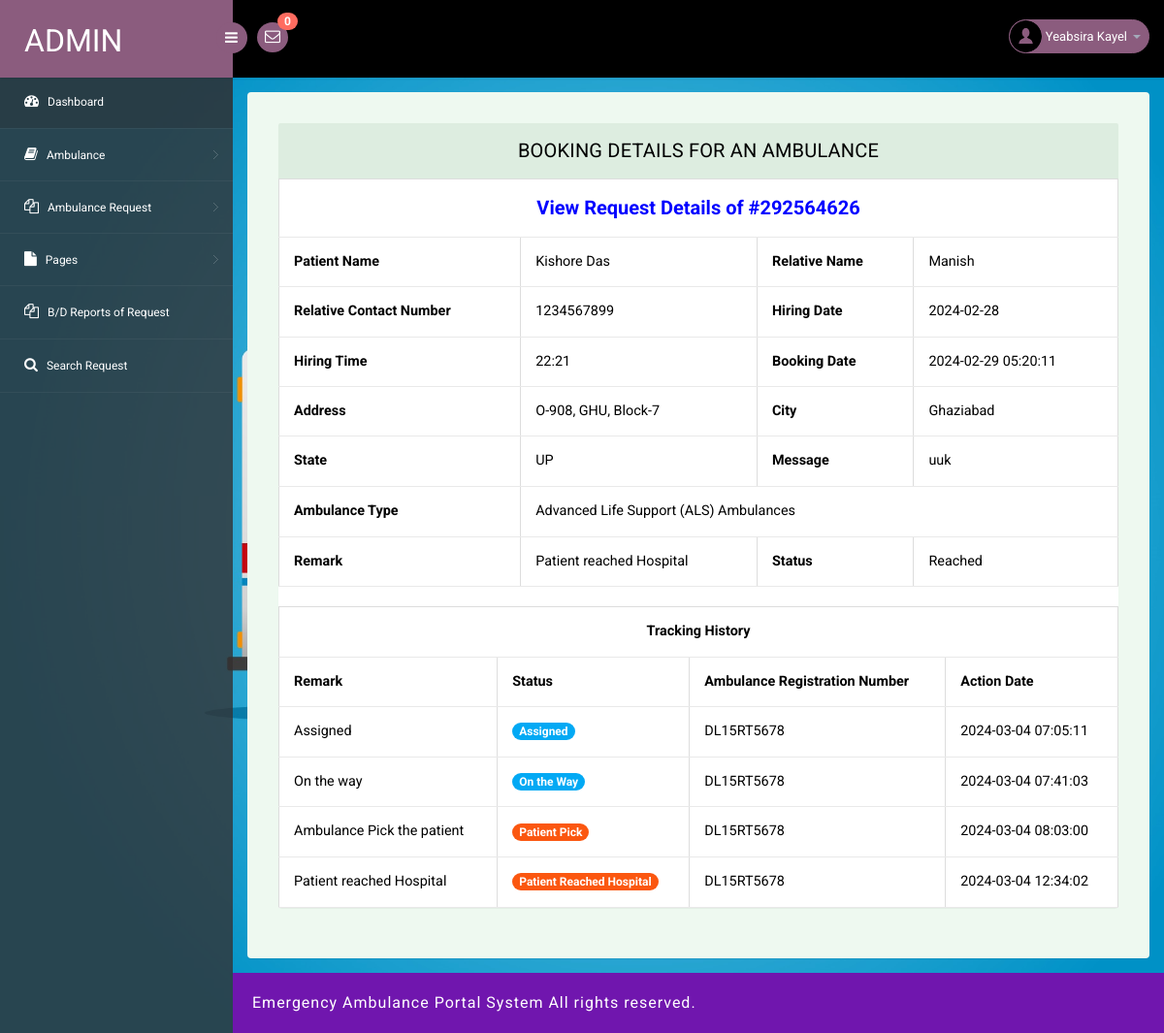
The app's page /eahp/admin/booking-details.php?id=1&&bookingnum=292564626 (signed in) with its own data.
### tables this page shows
CREATE TABLE `tblambulancehiring` (
  `ID` int(11) NOT NULL,
  `BookingNumber` int(10) DEFAULT NULL,
  `PatientName` varchar(250) DEFAULT NULL,
  `RelativeName` varchar(250) DEFAULT NULL,
  `RelativeConNum` bigint(11) DEFAULT NULL,
  `HiringDate` varchar(250) DEFAULT NULL,
  `HiringTime` varchar(250) DEFAULT NULL,
  `AmbulanceType` int(5) DEFAULT NULL,
  `Address` mediumtext DEFAULT NULL,
  `City` mediumtext DEFAULT NULL,
  `State` mediumtext DEFAULT NULL,
  `Message` longtext DEFAULT NULL,
  `BookingDate` timestamp NULL DEFAULT current_timestamp(),
  `Remark` varchar(250) DEFAULT NULL,
  `Status` varchar(250) DEFAULT NULL,
  `AmbulanceRegNo` varchar(250) DEFAULT NULL,
  `UpdationDate` timestamp NULL DEFAULT NULL ON UPDATE current_timestamp()
);

CREATE TABLE `tbltrackinghistory` (
  `ID` int(10) NOT NULL,
  `BookingNumber` int(10) DEFAULT NULL,
  `AmbulanceRegNum` varchar(250) DEFAULT NULL,
  `Remark` varchar(250) DEFAULT NULL,
  `Status` varchar(250) DEFAULT NULL,
  `UpdationDate` timestamp NULL DEFAULT current_timestamp()
);

### eahp/admin/booking-details.php (the view, shortened to what this page needs)
<?php
include('includes/dbconnection.php');
if (strlen($_SESSION['eahpaid']==0)) {
  header('location:logout.php');
  } else{
?>
<!DOCTYPE html>
<head>
<link rel="stylesheet" href="css/bootstrap.min.css" >
<link href="css/style.css" rel='stylesheet' type='text/css' />
<link href="css/style-responsive.css" rel="stylesheet"/>
<link rel="stylesheet" href="css/font.css" type="text/css"/>
<link href="css/font-awesome.css" rel="stylesheet">
</head>
<body>
<section id="container">
<?php include_once('includes/header.php');?>
<?php include_once('includes/sidebar.php');?>
<section id="main-content">
  <section class="wrapper">
    <div class="table-agile-info">
 <div class="panel panel-default">
    <div class="panel-heading">
 Booking Details for an Ambulance
    </div>
    <div>
<?php
$id = $_GET['id'];
$ret = mysqli_query($con, "SELECT * FROM tblambulancehiring WHERE ID = '$id'");
while ($row = mysqli_fetch_array($ret)) {
?>
<table border="1" class="table table-bordered mg-b-0">
    <tr align="center">
        <th colspan="6" style="font-size:20px;color:blue;text-align: center;">
            View Request Details of #<?php echo $row['BookingNumber']; ?></th>
    </tr>
    <tr>
        <th>Patient Name</th>
        <td><?php echo $row['PatientName']; ?></td>
        <th>Relative Name</th>
        <td><?php echo $row['RelativeName']; ?></td>
    </tr>
    <tr>
    <th>Relative Contact Number</th>
    <td><?php  echo $row['RelativeConNum'];?></td>
    <th>Hiring Date</th>
    <td><?php  echo $row['HiringDate'];?></td>
  </tr>
  <tr>
    <th>Hiring Time</th>
    <td><?php  echo $row['HiringTime'];?></td>
     <th>Booking Date</th>
     <td><?php  echo $row['BookingDate'];?></td>
     <tr>
        <tr>
    <th>Address</th>
    <td><?php  echo $row['Address'];?></td>
    <th>City</th>
    <td><?php  echo $row['City'];?></td>
  </tr>
   <tr>
    <th>State</th>
    <td><?php  echo $row['State'];?></td>
    <th>Message</th>
    <td><?php  echo $row['Message'];?></td>
  </tr>
    <?php
    $atype = $row['AmbulanceType'];
    $ambulanceTypeText = "";
    switch ($atype) {
        case "2":
            $ambulanceTypeText = "Advanced Life Support (ALS) Ambulances";
            break;
    }
    ?>
    <tr>
        <th>Ambulance Type</th>
        <td colspan="3"><?php echo $ambulanceTypeText; ?></td>
    </tr>
    <?php if ($row['Remark'] != ''): ?>
    <tr>
        <th>Remark</th>
        <td><?php echo $row['Remark']; ?></td>
        <?php if ($row['Status'] != ''): ?>
        <th>Status</th>
        <td><?php echo $row['Status']; ?></td>
        <?php endif; ?>
    </tr>
    <?php endif; ?>
</table>
<?php
}
?>
<?php
  $bookingnum=$_GET['bookingnum'];
$query1=mysqli_query($con,"SELECT Remark,Status,UpdationDate,BookingNumber,AmbulanceRegNum FROM tbltrackinghistory
    where BookingNumber='$bookingnum'");
$count=mysqli_num_rows($query1);
if($count>0){
     ?>
 <div class="col-12">
        <table class="table table-bordered" border="1" width="100%">
                                        <tr>
                                            <th colspan="6" style="text-align:center;">Tracking History</th>
                                        </tr>
                                        <tr>
                                            <th>Remark</th>
                                            <th>Status</th>
                                            <th>Ambulance Registration Number </th>
                                            <th>Action Date</th>
                                        </tr>
<?php
while($row1=mysqli_fetch_array($query1))
{
?>
<tr>
<td><?php echo htmlentities($row1['Remark']);?></td>
                 <td> <?php   $pstatus=$row1['Status'];
                 if($pstatus==""){ ?>
<span class="badge badge-info">New</span>
 <?php } elseif($pstatus=="Assigned"){ ?>
<span  class="badge badge-primary">Assigned</span>
 <?php } elseif($pstatus=="On the way"){ ?>
<span class="badge badge-primary">On the Way</span>
 <?php } elseif($pstatus=="Pickup"){ ?>
<span class="badge badge-success">Patient Pick</span>
 <?php } elseif($pstatus=="Reached"){ ?>
<span class="badge badge-success">Patient Reached Hospital</span>
 <?php } elseif($pstatus=="Rejected"){ ?>
<span class="badge badge-success">Rejected</span>
<?php } ?>
</td>
<td><?php echo htmlentities($row1['AmbulanceRegNum']);?></td>
<td><?php echo htmlentities($row1['UpdationDate']);?></td>
</tr>
<?php } ?>
</table></div>
<?php } ?>
    </div>
  </div>
</div>
</section>
     <?php include_once('includes/footer.php');?>
</section>
</section>
</body>
</html>
<?php }  ?>

### eahp/admin/includes/header.php (shortened to what this page needs)
<?php
include('includes/dbconnection.php');
?>
<header class="header fixed-top clearfix">
<div class="brand">
    <a href="dashboard.php" class="logo">
        Admin
    </a>
    <div class="sidebar-toggle-box">
        <div class="fa fa-bars"></div>
    </div>
</div>
<div class="nav notify-row" id="top_menu">
    <ul class="nav top-menu">
<?php
$ret1=mysqli_query($con,"select * from tblambulancehiring
 where   (tblambulancehiring.Status is null || tblambulancehiring.Status='')");
$num=mysqli_num_rows($ret1);
?>
        <li id="header_inbox_bar" class="dropdown">
            <a data-toggle="dropdown" class="dropdown-toggle" href="#">
                <i class="fa fa-envelope-o"></i>
                <span class="badge bg-important"><?php echo $num;?></span>
            </a>
        </li>
    </ul>
</div>
<div class="top-nav clearfix">
    <ul class="nav pull-right top-menu">
        <li class="dropdown">
            <a data-toggle="dropdown" class="dropdown-toggle" href="#">
                <?php
$adid=$_SESSION['eahpaid'];
$ret=mysqli_query($con,"select AdminName from tbladmin where ID='$adid'");
$row=mysqli_fetch_array($ret);
$name=$row['AdminName'];
?>
                <img alt="" src="images/2.png">
                <span class="username"><?php echo $name; ?></span>
                <b class="caret"></b>
            </a>
        </li>
    </ul>
</div>
</header>

### eahp/admin/css/style.css (style rules this page uses)
ul, ol { margin: 0; }
html, body { font-family: 'Roboto', sans-serif; font-size: 100%; overflow-x: hidden; background: url(../images/bg.jpg) no-repeat 0px 0px; background-size:cover; }
body a { transition: 0.5s all ease; -webkit-transition: 0.5s all ease; -moz-transition: 0.5s all ease; -o-transition: 0.5s all ease; -ms-transition: 0.5s all ease; text-decoration:none; }
ul,label { margin:0; padding:0; }
#main-content { margin-left:240px; -webkit-transition:all .3s ease-in-out; -moz-transition:all .3s ease-in-out; -o-transition:all .3s ease-in-out; transition:all .3s ease-in-out; }
.header { left:0; right:0; z-index:1002; background:#000; -webkit-transition:all .3s ease-in-out; -moz-transition:all .3s ease-in-out; -o-transition:all .3s ease-in-out; transition:all .3s ease-in-out; }
.fixed-top { position:fixed; box-shadow:1px 0 3px rgba(0,0,0,.15); }
.wrapper { display:inline-block; margin-top:80px; padding:15px; width:100%; }
.brand { background:#8b5c7e; float:left; width:240px; height:80px; position:relative; }
a.logo { font-size:32px; color:#fff; float:left; margin:20px 0 0 25px; text-transform:uppercase; }
#top_menu .nav>li,ul.top-menu>li { float:left; }
.notify-row { float:left; margin-top:23px; margin-left:25px; }
ul.top-menu { margin-right:15px; margin-top: 0; }
ul.top-menu > li > a { color: #fff; font-size: 16px; background: #8b5c7e; padding: 4px 8px; margin-right: 15px; border-radius: 50%; -webkit-border-radius: 50%; padding-right: 8px !important; }
.notify-row .badge { position:absolute; right:-10px; top:-10px; z-index:100; }
.top-nav { margin-top:20px; }
.top-nav img { border-radius:50%; -webkit-border-radius:50%; width:33px; }
.top-nav .username { font-size:13px; color:#fff; }
.top-nav ul.top-menu>li>a { border-radius: 100px; -webkit-border-radius: 100px; padding: 0px; background: none; margin-right: 0; border: 1px solid #8b5c7e; background: #8b5c7e; }
.top-nav ul.top-menu>li { margin-left:10px; }
.top-nav .nav .caret { border-bottom-color:#A4AABA; border-top-color:#A4AABA; }
.sidebar-toggle-box { float:left; margin-top:23px; margin-left:-15px; background:#8b5c7e; border-radius:50%; -webkit-border-radius:50%; width:32px; height:32px; position:absolute; right:-15px; }
.sidebar-toggle-box .fa-bars { cursor:pointer; display:inline-block; font-size:15px; padding:8px 8px 8px 9px; color:#fff; }
.panel-heading { position: relative; height: 57px; line-height: 57px; letter-spacing: 0.2px; color: #000; font-size: 18px; font-weight: 400; padding: 0 16px; background:#ddede0; border-top-right-radius: 2px; border-top-left-radius: 2px; text-transform: uppercase; text-align: center; }
.panel { border: none ! important; }
.table>tbody>tr>td, .table>tbody>tr>th, .table>tfoot>tr>td, .table>tfoot>tr>th, .table>thead>tr>td, .table>thead>tr>th { border-bottom: 1px solid #e9e9e9 ! important; }
.table > thead > tr > th, .table > tbody > tr > th, .table > tfoot > tr > th, .table > thead > tr > td, .table > tbody > tr > td, .table > tfoot > tr > td { border-top: none !important; }
.badge-primary { background-color: #03a9f4; }
.badge-success { background-color: #fb5710; }
.table td, .table>tbody>tr>td, .table>tbody>tr>th, .table>tfoot>tr>td, .table>tfoot>tr>th, .table>thead>tr>td, .table>thead>tr>th { padding: 15px!important; }
.table > thead > tr > th, .table > tbody > tr > th, .table > tfoot > tr > th, .table > thead > tr > td, .table > tbody > tr > td, .table > tfoot > tr > td { font-size: 0.9em; color: #000; border-top: none !important; }
.table-agile-info { background: #eef9f0; padding: 2em; border-radius: 4px; -webkit-box-shadow: 0 1px 1px rgba(0,0,0,.05); box-shadow: 0 1px 1px rgba(0,0,0,.05); }
.panel-default>.panel-heading { color: #000000 ! important; background-color: #ddede0 ! important; border-color: #ddede0 ! important; font-size: 20px; }
.badge.bg-important { background: #ff6c60; }

### records on screen
tblambulancehiring: BookingNumber "292564626", PatientName "Kishore Das", RelativeName "Manish", RelativeConNum "1234567899", HiringDate "2024-02-28", HiringTime "22:21", BookingDate "2024-02-29 05:20:11", Address "O-908, GHU, Block-7", City "Ghaziabad", State "UP", Message "uuk", AmbulanceType "Advanced Life Support (ALS) Ambulances", Remark "Patient reached Hospital", Status "Reached"
tbltrackinghistory: Remark "Assigned", Status "Assigned", AmbulanceRegNum "DL15RT5678", UpdationDate "2024-03-04 07:05:11"
tbltrackinghistory: Remark "On the way", Status "On the Way", AmbulanceRegNum "DL15RT5678", UpdationDate "2024-03-04 07:41:03"
tbltrackinghistory: Remark "Ambulance Pick the patient", Status "Patient Pick", AmbulanceRegNum "DL15RT5678", UpdationDate "2024-03-04 08:03:00"
tbltrackinghistory: Remark "Patient reached Hospital", Status "Patient Reached Hospital", AmbulanceRegNum "DL15RT5678", UpdationDate "2024-03-04 12:34:02"

### other values on screen
$num "0"
$name "Yeabsira Kayel"
